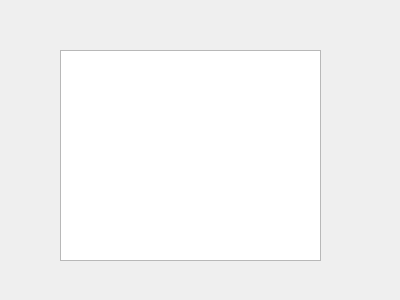
<?xml version="1.0" encoding="UTF-8"?>
<ui version="4.0">
 <class>Widget</class>
 <widget class="QWidget" name="Widget">
  <property name="geometry">
   <rect>
    <x>0</x>
    <y>0</y>
    <width>400</width>
    <height>300</height>
   </rect>
  </property>
  <property name="windowTitle">
   <string>Widget</string>
  </property>
  <widget class="QTextEdit" name="textEdit">
   <property name="geometry">
    <rect>
     <x>60</x>
     <y>50</y>
     <width>261</width>
     <height>211</height>
    </rect>
   </property>
  </widget>
 </widget>
 <layoutdefault spacing="6" margin="11"/>
 <resources/>
 <connections/>
</ui>
